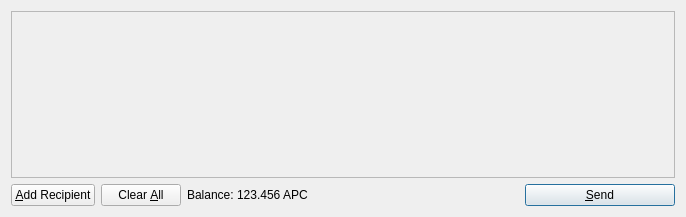
<?xml version="1.0" encoding="UTF-8"?>
<ui version="4.0">
 <class>SendCoinsDialog</class>
 <widget class="QDialog" name="SendCoinsDialog">
  <property name="geometry">
   <rect>
    <x>0</x>
    <y>0</y>
    <width>686</width>
    <height>217</height>
   </rect>
  </property>
  <property name="windowTitle">
   <string>Send Coins</string>
  </property>
  <layout class="QVBoxLayout" name="verticalLayout">
   <item>
    <widget class="QScrollArea" name="scrollArea">
     <property name="widgetResizable">
      <bool>true</bool>
     </property>
     <widget class="QWidget" name="scrollAreaWidgetContents">
      <property name="geometry">
       <rect>
        <x>0</x>
        <y>0</y>
        <width>666</width>
        <height>165</height>
       </rect>
      </property>
      <layout class="QVBoxLayout" name="verticalLayout_2">
       <property name="margin">
        <number>0</number>
       </property>
       <item>
        <layout class="QVBoxLayout" name="entries">
         <property name="spacing">
          <number>6</number>
         </property>
        </layout>
       </item>
       <item>
        <spacer name="verticalSpacer">
         <property name="orientation">
          <enum>Qt::Vertical</enum>
         </property>
         <property name="sizeHint" stdset="0">
          <size>
           <width>20</width>
           <height>40</height>
          </size>
         </property>
        </spacer>
       </item>
      </layout>
     </widget>
    </widget>
   </item>
   <item>
    <layout class="QHBoxLayout" name="horizontalLayout">
     <item>
      <widget class="QPushButton" name="addButton">
       <property name="toolTip">
        <string>Send to multiple recipients at once</string>
       </property>
       <property name="text">
        <string>&amp;Add Recipient</string>
       </property>
       <property name="icon">
        <iconset resource="../bitcoin.qrc">
         <normaloff>:/icons/add</normaloff>:/icons/add</iconset>
       </property>
       <property name="autoDefault">
        <bool>false</bool>
       </property>
      </widget>
     </item>
     <item>
      <widget class="QPushButton" name="clearButton">
       <property name="sizePolicy">
        <sizepolicy hsizetype="Minimum" vsizetype="Fixed">
         <horstretch>0</horstretch>
         <verstretch>0</verstretch>
        </sizepolicy>
       </property>
       <property name="toolTip">
        <string>Remove all transaction fields</string>
       </property>
       <property name="text">
        <string>Clear &amp;All</string>
       </property>
       <property name="icon">
        <iconset resource="../bitcoin.qrc">
         <normaloff>:/icons/remove</normaloff>:/icons/remove</iconset>
       </property>
       <property name="autoRepeatDelay">
        <number>300</number>
       </property>
       <property name="autoDefault">
        <bool>false</bool>
       </property>
      </widget>
     </item>
     <item>
      <layout class="QHBoxLayout" name="horizontalLayout_2">
       <property name="spacing">
        <number>3</number>
       </property>
       <item>
        <widget class="QLabel" name="label">
         <property name="text">
          <string>Balance:</string>
         </property>
        </widget>
       </item>
       <item>
        <widget class="QLabel" name="labelBalance">
         <property name="cursor">
          <cursorShape>IBeamCursor</cursorShape>
         </property>
         <property name="text">
          <string>123.456 APC</string>
         </property>
         <property name="textInteractionFlags">
          <set>Qt::LinksAccessibleByMouse|Qt::TextSelectableByKeyboard|Qt::TextSelectableByMouse</set>
         </property>
        </widget>
       </item>
      </layout>
     </item>
     <item>
      <spacer name="horizontalSpacer">
       <property name="orientation">
        <enum>Qt::Horizontal</enum>
       </property>
       <property name="sizeHint" stdset="0">
        <size>
         <width>40</width>
         <height>20</height>
        </size>
       </property>
      </spacer>
     </item>
     <item>
      <widget class="QPushButton" name="sendButton">
       <property name="minimumSize">
        <size>
         <width>150</width>
         <height>0</height>
        </size>
       </property>
       <property name="toolTip">
        <string>Confirm the send action</string>
       </property>
       <property name="text">
        <string>&amp;Send</string>
       </property>
       <property name="icon">
        <iconset resource="../bitcoin.qrc">
         <normaloff>:/icons/send</normaloff>:/icons/send</iconset>
       </property>
       <property name="default">
        <bool>true</bool>
       </property>
      </widget>
     </item>
    </layout>
   </item>
  </layout>
 </widget>
 <resources>
  <include location="../bitcoin.qrc"/>
 </resources>
 <connections/>
</ui>
